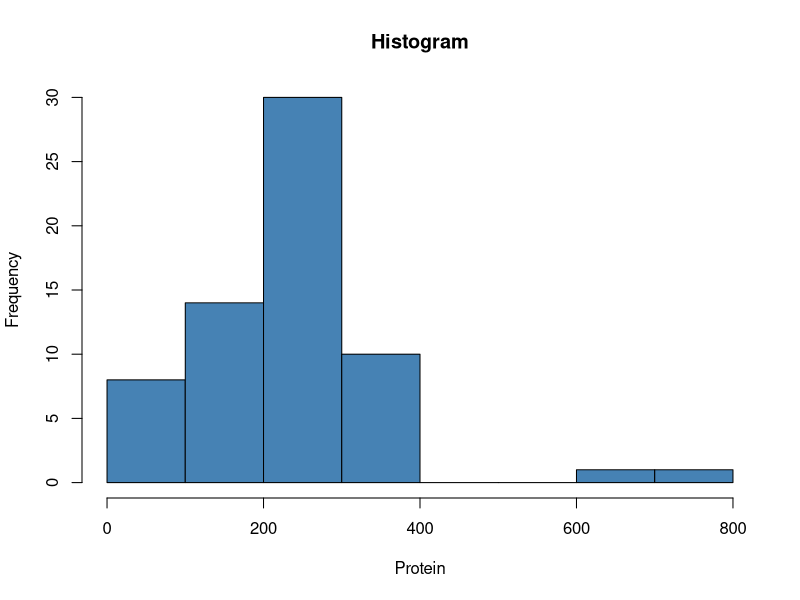
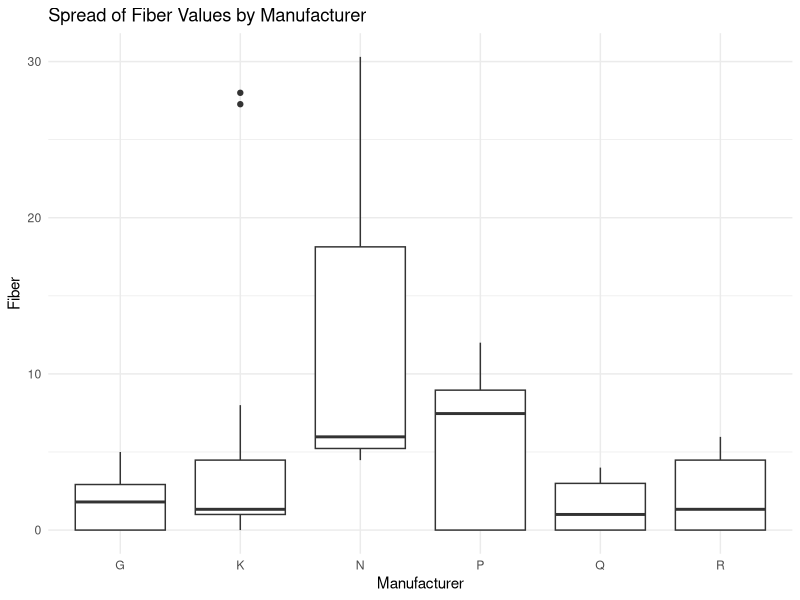
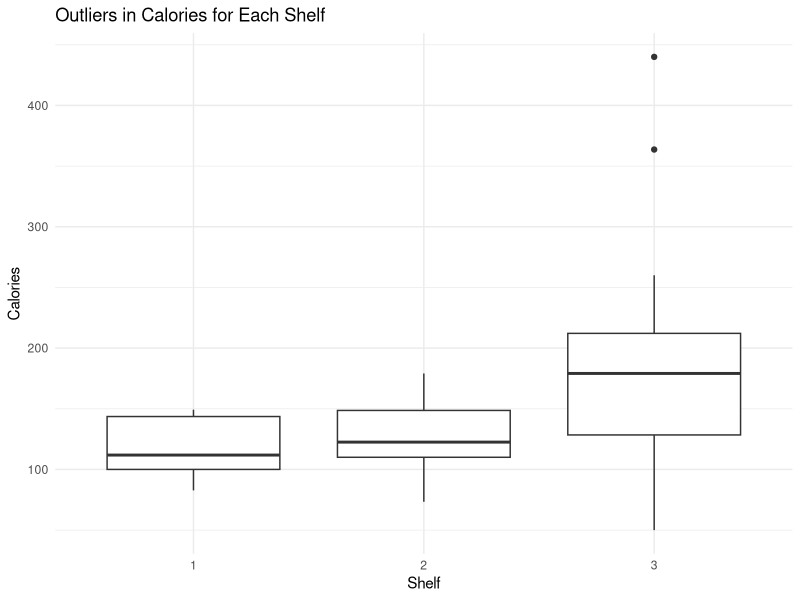
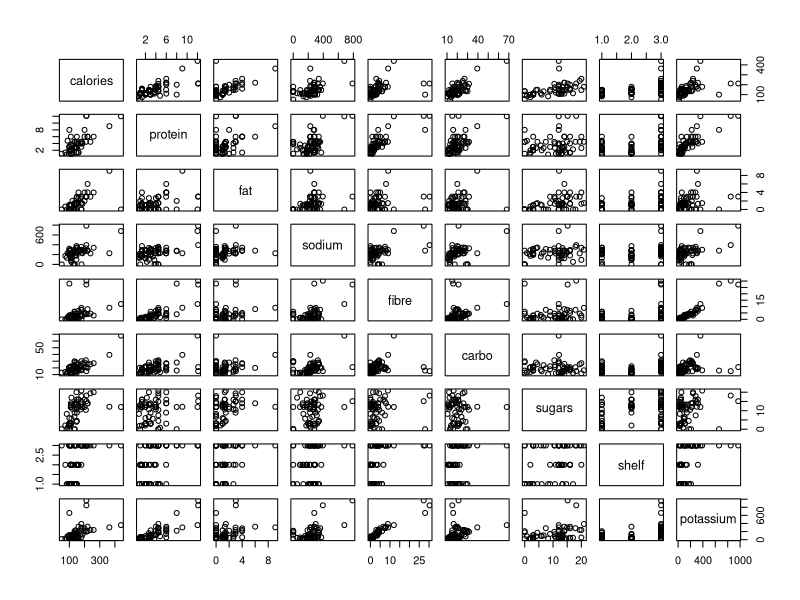
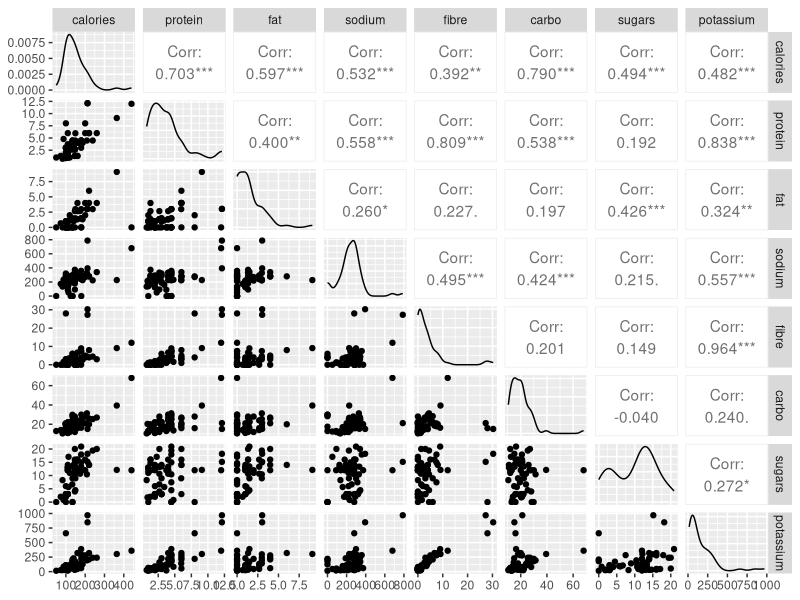

Generate these figures, in order, with R: (Note: this script raises an error after producing the figures.)
library(reshape2)
library(dplyr)
library(tidyverse)
library(ggplot2)
library(GGally)

us_cereal <- read.csv("./UScereal1.csv")

# print(us_cereal$protein)
# Check for missing/NA values
missing_values <- sapply(us_cereal, function(x) sum(is.na(x)))
 print(missing_values)

# Replacing the missing values.
us_cereal$protein <- ifelse(is.na(us_cereal$protein), mean(us_cereal$protein, na.rm = TRUE), us_cereal$protein)
print(us_cereal$protein)

# check the data set for missing/NA values

View(us_cereal)
str(us_cereal)
dim(us_cereal)
summary (us_cereal)


# distribution of Protein
hist (
  us_cereal$sodium,
  col = "steelblue",
  main = "Histogram",
  xlab = "Protein",
  ylab = "Frequency"
)

# Finding the maximum protein value of each manufacturer
max_protein_by_manufacturer <- tapply(us_cereal$protein, us_cereal$mfr, max)
max_protein_by_manufacturer

ax_protein_by_manufacturer <- aggregate(protein ~ mfr, data = us_cereal, FUN = max)
print(max_protein_by_manufacturer)

mfr <- us_cereal %>% group_by(mfr)
mfr
str (us_cereal)
head(mfr)





# analyze the spread of the data set for the manufacturer to check how each one has given preference to fibre
ggplot (
  us_cereal, 
  aes (x = mfr, y = fibre)
  ) +
  geom_boxplot() +
  labs(title = "Spread of Fiber Values by Manufacturer",
       x = "Manufacturer",
       y = "Fiber") +
  theme_minimal()




# create a plot to find the outlier on calories for each shelf
ggplot (
  us_cereal, 
  aes (x = as.factor(shelf), y = calories)
  ) +
  geom_boxplot() +
  labs(title = "Outliers in Calories for Each Shelf",
       x = "Shelf",
       y = "Calories") +
  theme_minimal()




# create a plot to explore all the numeric variables
numeric_vars <- us_cereal[, sapply(us_cereal, is.numeric)]
pairs(numeric_vars)

ggpairs(us_cereal, columns =  c("calories", "protein", "fat", "sodium", "fibre", "carbo", "sugars", "potassium"))
?ggpairs



# Identify the top four mean variables and create the data frame 'GreaterMeanFour'
?sapply
mean_values <- colMeans(us_cereal[sapply(us_cereal, is.numeric)])

top_four_variables <- names(sort(mean_values, decreasing = TRUE)[1:4])

GreaterMeanFour <- us_cereal[, top_four_variables]

GreaterMeanFour





# The strength of the relationship of 'GreaterMeanFour' relationship
correlation_matrix <- cor(GreaterMeanFour)
melted_corr <- melt(correlation_matrix)

# Create the heatmap
ggplot(melted_corr, aes(Var1, Var2, fill = value)) +
  geom_tile(color = "white") +
  scale_fill_gradient2(low = "blue", mid = "white", high = "red", midpoint = 0) +
  theme_minimal() +
  theme(axis.text.x = element_text(angle = 45, hjust = 1)) +
  labs(title = "Correlation Heatmap of 'GreaterMeanFour'")



# Simple linear regression model using strongly positively correlated variables 
# and plot it

sodium = us_cereal$sodium
calories = us_cereal$calories
regression_model <- lm(sodium ~ calories, data = GreaterMeanFour)

ggplot(GreaterMeanFour, aes(x = sodium, y = calories)) +
  geom_point() +
  geom_smooth(method = "lm", se = FALSE, color = "blue") +
  labs(title = "Simple Linear Regression",
       x = sodium,
       y = calories)


# ----------------------LAST -------------

predictions_before <- predict(regression_model, newdata = data.frame(calories = 150))

# Identify and remove outliers
outliers <- which(model$residuals > quantile(model$residuals, 0.975) | model$residuals < quantile(model$residuals, 0.025))
us_cereal_no_outliers <- us_cereal[-outliers, ]

# Create a new model without outliers
model_no_outliers <- lm(protein ~ calories, data = us_cereal_no_outliers)

# Predictions after removing outliers
predictions_after <- predict(model_no_outliers, newdata = data.frame(calories = 150))

# Show predictions
print(paste("Prediction Before Removing Outliers:", predictions_before))
print(paste("Prediction After Removing Outliers:", predictions_after))



